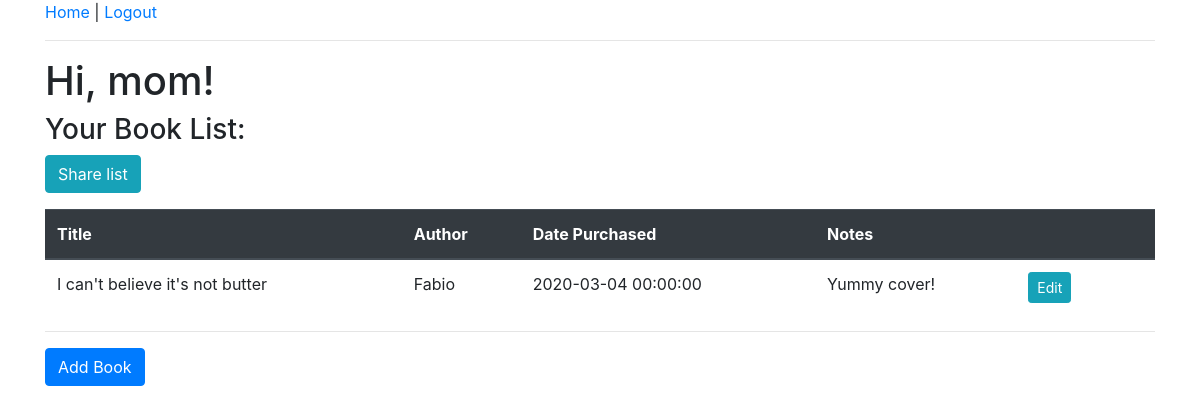
Page /index (signed in) on the committed database.
### app/models.py (models this page shows, shortened)
class User(UserMixin, db.Model):
    id = db.Column(db.Integer, primary_key=True)
    username = db.Column(db.String(64), index=True, unique=True)
    email = db.Column(db.String(120), index=True, unique=True)
    password_hash = db.Column(db.String(128))
    verified = db.Column(db.Boolean(), default=False)
    books = db.relationship('Book', backref='user', lazy=True)
    @login.user_loader
    def load_user(id):
        return User.query.get(int(id))

class Book(db.Model):
    id = db.Column(db.Integer, primary_key=True)
    title = db.Column(db.String(140))
    author = db.Column(db.String(64))
    date_purchased = db.Column(db.DateTime)
    notes = db.Column(db.String(200))
    user_id = db.Column(db.Integer, db.ForeignKey('user.id'))

### app/main/routes.py (the view)
@bp.route('/')
@bp.route('/index')
@login_required
def index():
    books = current_user.books
    return render_template('index.html', title='Home', books=books)

### app/templates/index.html
{% extends "base.html" %}
{% block content %}
    <h1>Hi, {{ current_user.username }}!</h1>
	<h3>Your Book List:</h3>
	<p><a class="btn btn-info" href="{{ url_for('main.send_book_list') }}">Share list</a><p>
	{% if books %}
	<table class="table table-hover ">
	<thead class="thead-dark">
		<tr>
			<th>Title</th>
			<th>Author</th>
			<th>Date Purchased</th>
			<th>Notes</th>
			<th><th>
		</tr>
	</thead>
	<tbody>
		{% for book in books %}
		<tr>
			<td>{{ book.title }}</td>
			<td>{{ book.author }}</td>
			<td>{{ book.date_purchased }}</td>
			<td>{{ book.notes }}</td>
			<td><a class="btn btn-info btn-sm" href="{{ url_for('main.edit_book', book_id=book.id) }}">Edit</a></td>
		</tr>
		{% endfor %}
	</tbody>
	</table>
	{% else %}
	<p>You do not have any books in your list.</p>
	{% endif %}
	<hr>
	<p><a class="btn btn-primary" href="{{ url_for('main.add_book') }}">Add Book</a></p>
{% endblock %}

### rows in the picture
User: username "mom"
Book: title "I can't believe it's not butter", author "Fabio", date_purchased "2020-03-04 00:00:00", notes "Yummy cover!"
